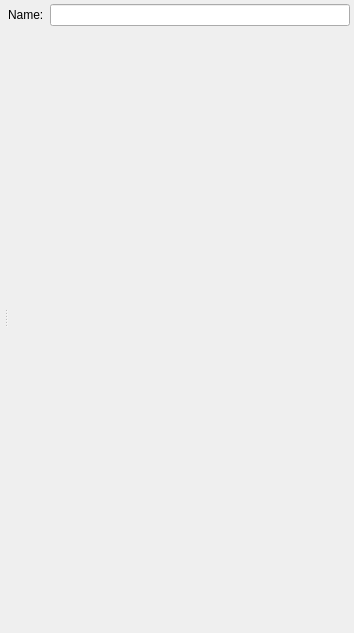
<?xml version="1.0" encoding="UTF-8"?>
<ui version="4.0">
 <class>Form</class>
 <widget class="QWidget" name="Form">
  <property name="geometry">
   <rect>
    <x>0</x>
    <y>0</y>
    <width>354</width>
    <height>633</height>
   </rect>
  </property>
  <property name="windowTitle">
   <string>Form</string>
  </property>
  <layout class="QVBoxLayout" name="verticalLayout_2">
   <property name="margin">
    <number>4</number>
   </property>
   <item>
    <widget class="QSplitter" name="splitter">
     <property name="orientation">
      <enum>Qt::Horizontal</enum>
     </property>
     <widget class="QWidget" name="layoutWidget">
      <layout class="QVBoxLayout" name="verticalLayout_3">
       <property name="margin">
        <number>0</number>
       </property>
       <item>
        <widget class="QWidget" name="myGeneralCanvas" native="true">
         <property name="sizePolicy">
          <sizepolicy hsizetype="MinimumExpanding" vsizetype="Fixed">
           <horstretch>0</horstretch>
           <verstretch>0</verstretch>
          </sizepolicy>
         </property>
         <property name="element_type" stdset="0">
          <string>general_canvas</string>
         </property>
        </widget>
       </item>
       <item>
        <widget class="QWidget" name="myDisplayCanvas" native="true">
         <property name="sizePolicy">
          <sizepolicy hsizetype="MinimumExpanding" vsizetype="MinimumExpanding">
           <horstretch>0</horstretch>
           <verstretch>0</verstretch>
          </sizepolicy>
         </property>
         <property name="minimumSize">
          <size>
           <width>0</width>
           <height>0</height>
          </size>
         </property>
         <property name="element_type" stdset="0">
          <string>display_widget_canvas</string>
         </property>
        </widget>
       </item>
      </layout>
     </widget>
     <widget class="QWidget" name="widget" native="true">
      <layout class="QVBoxLayout" name="verticalLayout">
       <property name="margin">
        <number>0</number>
       </property>
       <item>
        <layout class="QHBoxLayout" name="horizontalLayout">
         <item>
          <widget class="QLabel" name="short_name_label">
           <property name="text">
            <string>Name:</string>
           </property>
          </widget>
         </item>
         <item>
          <widget class="QLineEdit" name="short_name"/>
         </item>
        </layout>
       </item>
       <item>
        <spacer name="verticalSpacer">
         <property name="orientation">
          <enum>Qt::Vertical</enum>
         </property>
         <property name="sizeHint" stdset="0">
          <size>
           <width>20</width>
           <height>591</height>
          </size>
         </property>
        </spacer>
       </item>
      </layout>
     </widget>
    </widget>
   </item>
  </layout>
 </widget>
 <resources/>
 <connections/>
</ui>
